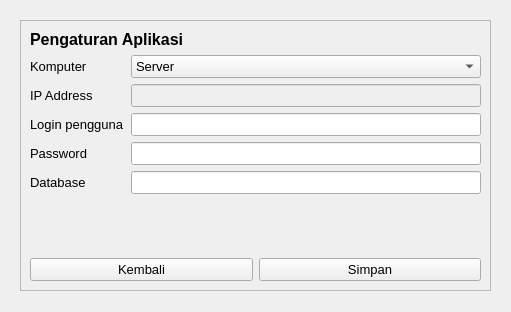
<?xml version="1.0" encoding="UTF-8"?>
<ui version="4.0">
 <class>Form</class>
 <widget class="QWidget" name="Form">
  <property name="geometry">
   <rect>
    <x>0</x>
    <y>0</y>
    <width>511</width>
    <height>312</height>
   </rect>
  </property>
  <property name="windowTitle">
   <string>Form</string>
  </property>
  <widget class="QScrollArea" name="scrollArea">
   <property name="geometry">
    <rect>
     <x>20</x>
     <y>20</y>
     <width>471</width>
     <height>271</height>
    </rect>
   </property>
   <property name="widgetResizable">
    <bool>true</bool>
   </property>
   <widget class="QWidget" name="scrollAreaWidgetContents">
    <property name="geometry">
     <rect>
      <x>0</x>
      <y>0</y>
      <width>469</width>
      <height>269</height>
     </rect>
    </property>
    <layout class="QGridLayout" name="gridLayout_2">
     <item row="0" column="0">
      <layout class="QGridLayout" name="gridLayout">
       <item row="2" column="0">
        <widget class="QPushButton" name="btn_back">
         <property name="font">
          <font>
           <pointsize>10</pointsize>
          </font>
         </property>
         <property name="text">
          <string>Kembali</string>
         </property>
        </widget>
       </item>
       <item row="2" column="1">
        <widget class="QPushButton" name="btn_save">
         <property name="font">
          <font>
           <pointsize>10</pointsize>
          </font>
         </property>
         <property name="text">
          <string>Simpan</string>
         </property>
        </widget>
       </item>
       <item row="1" column="0" colspan="2">
        <layout class="QFormLayout" name="formLayout">
         <item row="0" column="0">
          <widget class="QLabel" name="label_2">
           <property name="font">
            <font>
             <pointsize>10</pointsize>
            </font>
           </property>
           <property name="text">
            <string>Komputer</string>
           </property>
          </widget>
         </item>
         <item row="0" column="1">
          <widget class="QComboBox" name="cmb_pc">
           <property name="font">
            <font>
             <pointsize>10</pointsize>
            </font>
           </property>
           <item>
            <property name="text">
             <string>Server</string>
            </property>
           </item>
           <item>
            <property name="text">
             <string>Client</string>
            </property>
           </item>
          </widget>
         </item>
         <item row="1" column="0">
          <widget class="QLabel" name="label_3">
           <property name="font">
            <font>
             <pointsize>10</pointsize>
            </font>
           </property>
           <property name="text">
            <string>IP Address</string>
           </property>
          </widget>
         </item>
         <item row="1" column="1">
          <widget class="QLineEdit" name="in_ipadd">
           <property name="enabled">
            <bool>false</bool>
           </property>
           <property name="font">
            <font>
             <pointsize>10</pointsize>
            </font>
           </property>
          </widget>
         </item>
         <item row="2" column="0">
          <widget class="QLabel" name="label_4">
           <property name="font">
            <font>
             <pointsize>10</pointsize>
            </font>
           </property>
           <property name="text">
            <string>Login pengguna</string>
           </property>
          </widget>
         </item>
         <item row="2" column="1">
          <widget class="QLineEdit" name="in_uname">
           <property name="font">
            <font>
             <pointsize>10</pointsize>
            </font>
           </property>
          </widget>
         </item>
         <item row="3" column="0">
          <widget class="QLabel" name="label_5">
           <property name="font">
            <font>
             <pointsize>10</pointsize>
            </font>
           </property>
           <property name="text">
            <string>Password</string>
           </property>
          </widget>
         </item>
         <item row="3" column="1">
          <widget class="QLineEdit" name="in_pass">
           <property name="font">
            <font>
             <pointsize>10</pointsize>
            </font>
           </property>
           <property name="echoMode">
            <enum>QLineEdit::Password</enum>
           </property>
          </widget>
         </item>
         <item row="4" column="0">
          <widget class="QLabel" name="label_6">
           <property name="font">
            <font>
             <pointsize>10</pointsize>
            </font>
           </property>
           <property name="text">
            <string>Database</string>
           </property>
          </widget>
         </item>
         <item row="4" column="1">
          <widget class="QLineEdit" name="in_db">
           <property name="font">
            <font>
             <pointsize>10</pointsize>
            </font>
           </property>
          </widget>
         </item>
        </layout>
       </item>
       <item row="0" column="0" colspan="2">
        <widget class="QLabel" name="label">
         <property name="sizePolicy">
          <sizepolicy hsizetype="Preferred" vsizetype="Maximum">
           <horstretch>0</horstretch>
           <verstretch>0</verstretch>
          </sizepolicy>
         </property>
         <property name="font">
          <font>
           <pointsize>12</pointsize>
           <weight>75</weight>
           <bold>true</bold>
          </font>
         </property>
         <property name="text">
          <string>Pengaturan Aplikasi</string>
         </property>
        </widget>
       </item>
      </layout>
     </item>
    </layout>
   </widget>
  </widget>
 </widget>
 <resources/>
 <connections/>
</ui>
